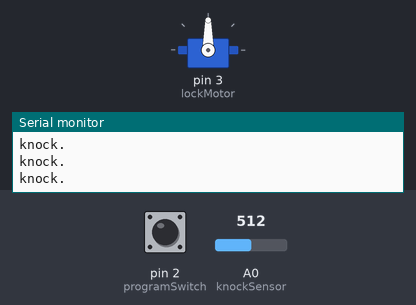
Recording of a sketch running on a simulated Arduino Uno, built with avr-gcc and run on an emulated ATmega328P. Parts: servo, the last lines printed to the serial monitor. The test bench sets the inputs (shaded band); at power-on: pin 2 (programSwitch) LOW, A0 (knockSensor) = 512.

Above: at 1.2 s.
1.3 s: pin 2 (programSwitch) pulled HIGH for 3.2 s
11.8 s: A0 (knockSensor) set to 55
19.7 s: A0 (knockSensor) set to 47
21.2 s: A0 (knockSensor) set to 122
At 25.6 s:
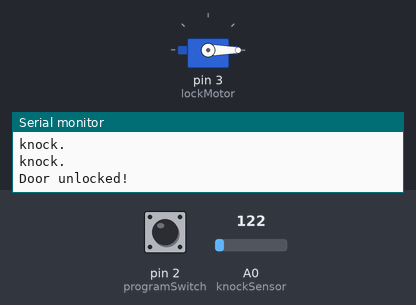
Timing chart, 0 to 30.1 s (numbered marks = the images above; inputs shaded):
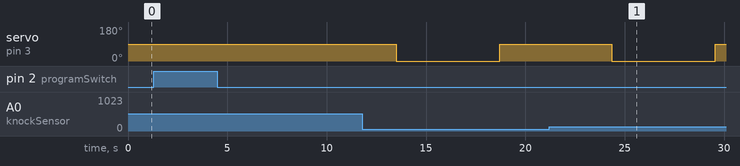

The sketch:

lock.ino
```cpp
#include <Servo.h>
Servo myservo;


const int knockSensor = 0;
const int programSwitch = 2;
const int lockMotor = 3;


const int threshold = 50;
const int rejectValue = 25;
const int averageRejectValue = 15;
const int knockFadeTime = 150;
const int maximumKnocks = 20;
const int knockComplete = 1200;

int secretCode[maximumKnocks] = {50, 25, 25, 50, 100, 50, 0, 0, 0, 0, 0, 0, 0, 0, 0, 0, 0, 0, 0, 0};  // Initial setup   "Shave and a Hair Cut, two bits."
int knockReadings[maximumKnocks];
int knockSensorValue = 0;
int programButtonPressed = false;

void setup() {

  myservo.attach(lockMotor);
  pinMode(lockMotor, OUTPUT);
  pinMode(programSwitch, INPUT);
  Serial.begin(9600);
  Serial.println("Program start.");

}

void loop() {
  knockSensorValue = analogRead(knockSensor);

  if (digitalRead(programSwitch) == HIGH) {
    programButtonPressed = true;
  } else {
    programButtonPressed = false;
  }

  if (knockSensorValue >= threshold) {
    listenToSecretKnock();
  }
}

void listenToSecretKnock() {
  Serial.println("knock starting");
  int i = 0;
  for (i = 0; i < maximumKnocks; i++) {
    knockReadings[i] = 0;
  }
  int currentKnockNumber = 0;
  int startTime = millis();
  int now;

  delay(knockFadeTime);
  do {
     knockSensorValue = analogRead(knockSensor);
    if (knockSensorValue >= threshold) {
       Serial.println("knock.");
       now = millis();
       knockReadings[currentKnockNumber] = now - startTime;
       currentKnockNumber ++;
       startTime = now;
       delay(knockFadeTime);
    }

    now = millis();
  } while ((now - startTime < knockComplete) && (currentKnockNumber < maximumKnocks));
  if (programButtonPressed == false) {
    if (validateKnock() == true) {
      triggerDoorUnlock();
    } else {
      Serial.println("Secret knock failed.");
    }
  } else {
    validateKnock();

    Serial.println("New lock stored.");

  }
}

void triggerDoorUnlock() {
  Serial.println("Door unlocked!");
  myservo.write(0);
  delay(200);
  myservo.detach();
  delay(5000);
  myservo.attach(lockMotor);
  myservo.write(90);
}


boolean validateKnock() {
  int i = 0;
  int currentKnockCount = 0;
  int secretKnockCount = 0;
  int maxKnockInterval = 0;

  for (i = 0; i < maximumKnocks; i++) {
    if (knockReadings[i] > 0) {
      currentKnockCount++;
    }
    if (secretCode[i] > 0) {
      secretKnockCount++;
    }

    if (knockReadings[i] > maxKnockInterval) {
      maxKnockInterval = knockReadings[i];
    }
  }

  if (programButtonPressed == true) {
    for (i = 0; i < maximumKnocks; i++) {
      secretCode[i] = map(knockReadings[i], 0, maxKnockInterval, 0, 100);
    }

    delay(50);
    for (i = 0; i < maximumKnocks ; i++) {

      if (secretCode[i] > 0) {
        delay( map(secretCode[i], 0, 100, 0, maxKnockInterval));

      }
      delay(50);
}
    return false;
 }

  int totaltimeDifferences = 0;
  int timeDiff = 0;
  for (i = 0; i < maximumKnocks; i++) {
    knockReadings[i] = map(knockReadings[i], 0, maxKnockInterval, 0, 100);
    timeDiff = abs(knockReadings[i] - secretCode[i]);
    if (timeDiff > rejectValue) {
      return false;
    }
    totaltimeDifferences += timeDiff;
  }

  if (totaltimeDifferences / secretKnockCount > averageRejectValue) {
    return false;
  }

  return true;

}
```

Measured:
- after the input at 21.2 s, servo on pin 3 (lockMotor): 90° → 0° after 3.2 s, → 90° 5.2 s later
